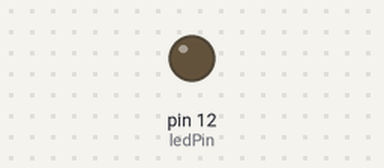
A sketch run on a simulated Arduino Uno, built with avr-gcc and run on an emulated ATmega328P. On the bench: output pins drawn as LEDs (lit = HIGH).

Above: at 0.5 s.
At 3.5 s:
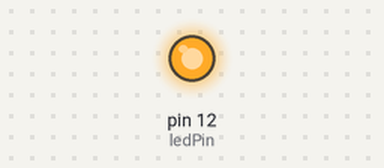
Timing chart, 0 to 7.8 s (numbered marks = the images above):
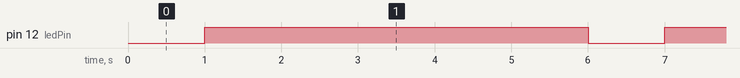

The sketch:

GRAD_TimerLED_v1.ino
```cpp
// These variables store the flash pattern
// and the current state of the LED

int ledPin =  12;      // the number of the LED pin
int ledState = LOW;             // ledState used to set the LED
unsigned long previousMillis = 0;        // will store last time LED was updated
long OnTime = 5000;           // milliseconds of on-time
long OffTime = 1000;          // milliseconds of off-time

void setup()
{
  // set the digital pin as output:
  pinMode(ledPin, OUTPUT);
}

void loop()
{
  // check to see if it's time to change the state of the LED
  unsigned long currentMillis = millis();

  if((ledState == HIGH) && (currentMillis - previousMillis >= OnTime))
  {
    ledState = LOW;  // Turn it off
    previousMillis = currentMillis;  // Remember the time
    digitalWrite(ledPin, ledState);  // Update the actual LED
  }
  else if ((ledState == LOW) && (currentMillis - previousMillis >= OffTime))
  {
    ledState = HIGH;  // turn it on
    previousMillis = currentMillis;   // Remember the time
    digitalWrite(ledPin, ledState);    // Update the actual LED
  }
}
```

Measured:
- by itself, pin 12 (ledPin): alternates HIGH for 5.0 s and LOW for 1.0 s
